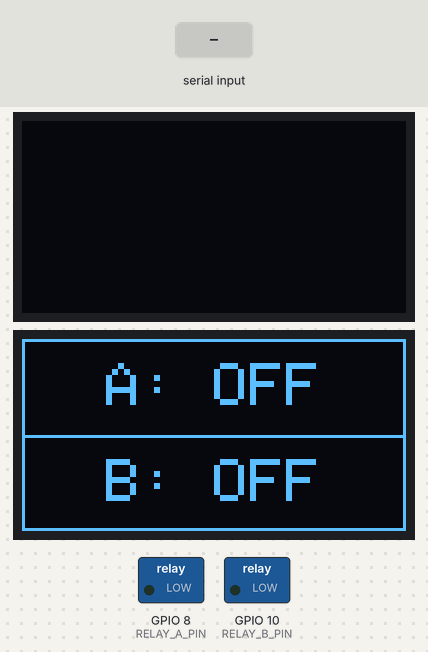
The sketch below on a simulated ESP32-C3. Shown: 2 × 128×64 one-colour display, switched loads named in the sketch (green lamp = pin HIGH). Wiring (inferred from the names in the program): SSD1306 OLED at I2C address 0x3C. The inputs (shaded band) are chosen by the test bench. What the sketch prints to the serial monitor is not drawn.

Above: at 2.7 s.
2.8 s: "f" received over Serial
At 4.3 s:
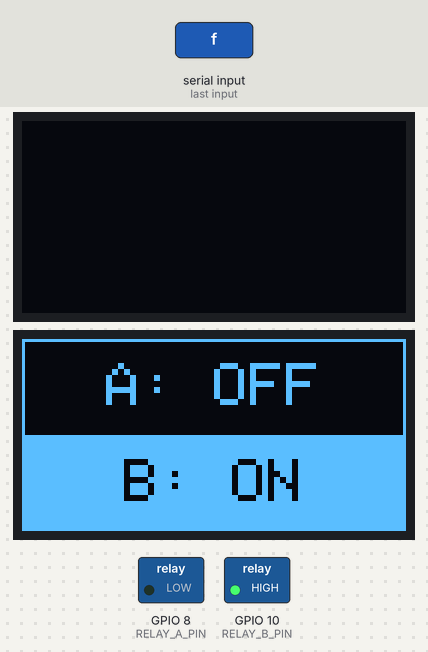
At 6.0 s:
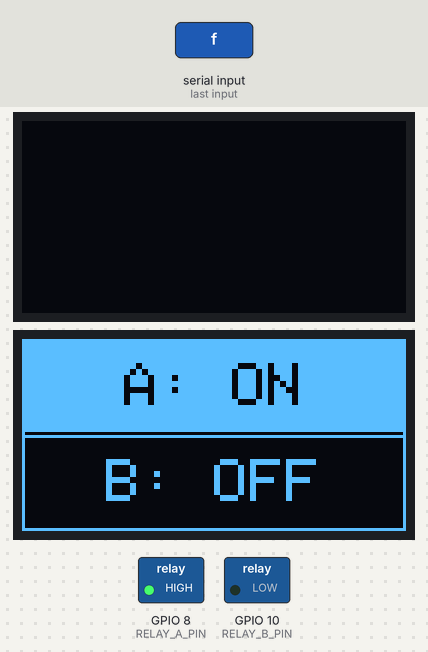
Timing chart, 0 to 17.0 s (numbered marks = the images above; inputs shaded):
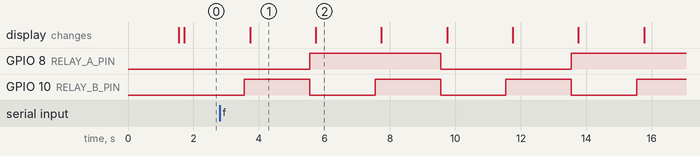

Measured:
- by itself, GPIO 10 (RELAY_B_PIN): alternates HIGH for 2.0 s and LOW for 2.0 s
- what the display in image 1 shows lasts 2.0 s, from 3.7 s to 5.7 s

The sketch:

oled_demo.ino
```cpp
#include <Wire.h>
#include <Adafruit_GFX.h>
#include <Adafruit_SSD1306.h>

constexpr int SDA_PIN = 4;
constexpr int SCL_PIN = 5;
constexpr int RELAY_A_PIN = 8;
constexpr int RELAY_B_PIN = 10;
constexpr bool RELAY_ACTIVE_LOW = false;
constexpr uint32_t STEP_MS = 2000;
constexpr uint32_t REFRESH_MS = 400;
constexpr uint32_t RELAY_SETTLE_MS = 80;
Adafruit_SSD1306 display(128, 64, &Wire, -1, 100000, 100000);
bool ready = false;
uint8_t address = 0;
uint8_t relayState = 0;
uint32_t lastStep = 0;
uint32_t lastRetry = 0;
uint32_t lastRefresh = 0;
uint32_t switchedAt = 0;
uint32_t framesOk = 0;
uint32_t framesFailed = 0;
bool displayDirty = true;
bool injectFrameFailure = false;

bool initializeDisplay() {
  address = 0;
  Serial.println("Scanning I2C: SDA=4 SCL=5, 100 kHz");
  for (uint8_t a = 1; a < 127; ++a) {
    Wire.beginTransmission(a);
    if (Wire.endTransmission() == 0) {
      Serial.printf("I2C ACK at 0x%02X\n", a);
      if (a == 0x3C || (a == 0x3D && address == 0)) address = a;
    }
  }
  if (!address) {
    Serial.println("No OLED at 0x3C/0x3D. Check power, labels and wiring.");
    return false;
  }
  // Keep the explicit Wire pin assignment; no reset pin on four-pin modules.
  if (!display.begin(SSD1306_SWITCHCAPVCC, address, false, false)) {
    Serial.println("Display buffer allocation failed.");
    return false;
  }
  Serial.printf("Using 0x%02X; assuming SSD1306 128x64. Confirm visually.\n", address);
  display.setTextColor(SSD1306_WHITE);
  display.setTextWrap(false);
  return true;
}

void setup() {
  const int offLevel = RELAY_ACTIVE_LOW ? HIGH : LOW;
  digitalWrite(RELAY_A_PIN, offLevel);
  digitalWrite(RELAY_B_PIN, offLevel);
  pinMode(RELAY_A_PIN, OUTPUT);
  pinMode(RELAY_B_PIN, OUTPUT);
  Serial.begin(115200);
  // Diagnostics must never stall relay/display updates when USB isn't read.
  Serial.setTxTimeoutMs(0);
  // Boot without needing a serial monitor connected.
  delay(1500);
  Serial.printf("ESP32-C3 OLED demo; flash=%u bytes\n", ESP.getFlashChipSize());
  Wire.begin(SDA_PIN, SCL_PIN, 100000);
  Wire.setTimeOut(50);
  ready = initializeDisplay();
  lastRetry = millis();
  lastStep = millis();
  updateRelays();
}

void drawCell(int y, const char* name, bool active) {
  const uint16_t background = active ? SSD1306_WHITE : SSD1306_BLACK;
  const uint16_t foreground = active ? SSD1306_BLACK : SSD1306_WHITE;
  display.fillRect(0, y, 128, 32, background);
  display.drawRect(0, y, 128, 32, SSD1306_WHITE);
  display.setTextSize(2);
  display.setTextColor(foreground, background);
  char label[8];
  snprintf(label, sizeof(label), "%s: %s", name, active ? "ON" : "OFF");
  display.setCursor((128 - strlen(label) * 12) / 2, y + 8);
  display.print(label);
}

bool sendDisplayPacket(uint8_t control, const uint8_t* data, size_t count) {
  Wire.beginTransmission(address);
  Wire.write(control);
  const size_t written = Wire.write(data, count);
  const uint8_t error = Wire.endTransmission();
  if (error || written != count) {
    Serial.printf("OLED transfer error=%u bytes=%u/%u at %lu ms\n", error,
                  (unsigned)written, (unsigned)count, (unsigned long)millis());
    return false;
  }
  return true;
}

bool flushDisplay() {
  // Always restart addressing: a partial frame must not offset the next frame.
  const uint8_t commands[] = {0x20, 0x00, 0x21, 0, 127, 0x22, 0, 7,
                              0xA4, 0xA6, 0xAF};
  if (!sendDisplayPacket(0x00, commands, sizeof(commands))) return false;
  for (size_t offset = 0; offset < 1024; offset += 32) {
    // Serial 'f' tests recovery from a partial frame without touching relays.
    if (injectFrameFailure && offset == 256) {
      injectFrameFailure = false;
      Serial.println("TEST: interrupted OLED frame after 256 bytes");
      return false;
    }
    if (!sendDisplayPacket(0x40, display.getBuffer() + offset, 32)) return false;
  }
  return true;
}

void drawStatus() {
  if (!ready) return;
  display.clearDisplay();
  drawCell(0, "A", (relayState & 2) != 0);
  drawCell(32, "B", (relayState & 1) != 0);
  // Dark separator remains visible when both cells are highlighted.
  display.drawFastHLine(1, 31, 126, SSD1306_BLACK);
  if (flushDisplay()) {
    ++framesOk;
    if (displayDirty) {
      Serial.printf("OLED synced state=%u at %lu ms ok=%lu failed=%lu\n",
                    relayState, (unsigned long)millis(),
                    (unsigned long)framesOk, (unsigned long)framesFailed);
    }
    displayDirty = false;
  } else {
    ++framesFailed;
    displayDirty = true;
    // The next refresh retries the CURRENT state, never a queued old frame.
  }
}

void updateRelays() {
  const bool a = (relayState & 2) != 0;
  const bool b = (relayState & 1) != 0;
  // Deassert GPIOs first; mechanical contact timing is not interlocked.
  const int offLevel = RELAY_ACTIVE_LOW ? HIGH : LOW;
  const int onLevel = RELAY_ACTIVE_LOW ? LOW : HIGH;
  if (!a) digitalWrite(RELAY_A_PIN, offLevel);
  if (!b) digitalWrite(RELAY_B_PIN, offLevel);
  if (a) digitalWrite(RELAY_A_PIN, onLevel);
  if (b) digitalWrite(RELAY_B_PIN, onLevel);
  switchedAt = millis();
  displayDirty = true;
  Serial.printf("State %u: A=%s B=%s (active-%s) at %lu ms\n", relayState,
                a ? "ON" : "OFF", b ? "ON" : "OFF",
                RELAY_ACTIVE_LOW ? "low" : "high", (unsigned long)switchedAt);
}

void loop() {
  const uint32_t now = millis();
  if (now - lastStep >= STEP_MS) {
    const uint32_t steps = (now - lastStep) / STEP_MS;
    lastStep += steps * STEP_MS;
    relayState = (relayState + steps) & 3;
    updateRelays();
  }
  while (Serial.available()) {
    if (Serial.read() == 'f') injectFrameFailure = true;
  }
  if (!ready && millis() - lastRetry >= 5000) {
    lastRetry = millis();
    ready = initializeDisplay();
    displayDirty = true;
  }
  const uint32_t refreshNow = millis();
  // Keep display traffic away from the immediate relay switching transient.
  // Avoid beginning a ~100 ms frame immediately before the next relay step.
  if (ready && refreshNow - switchedAt >= RELAY_SETTLE_MS &&
      refreshNow - lastRefresh >= REFRESH_MS &&
      STEP_MS - (refreshNow - lastStep) > 200 &&
      refreshNow - lastStep < STEP_MS) {
    lastRefresh = refreshNow;
    drawStatus();
  }
  delay(5);
}
```
